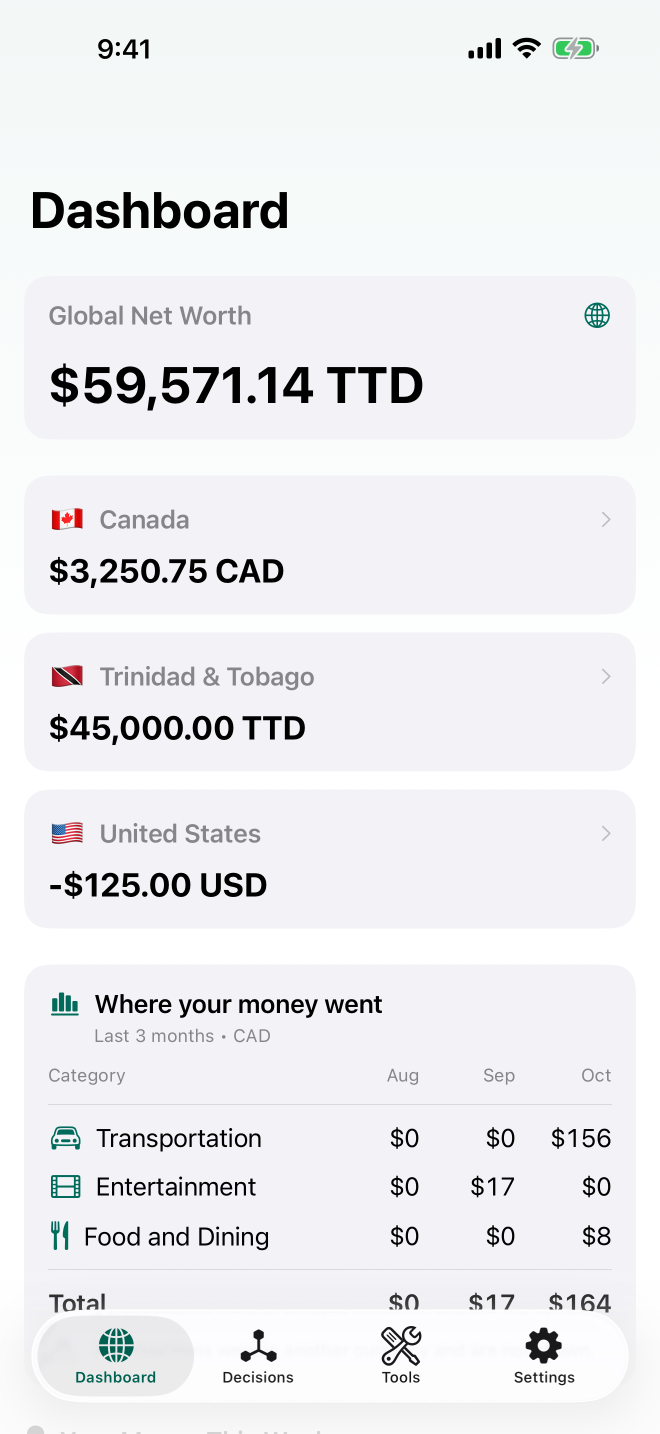
#> input picture App_Store/Screenshots/raw/01-dashboard.png, 1320 x 2868 px (shown at 1/2 size)
$ python make_creative_assets.py
#> lines starting #> are read from the running program, lines starting #| are printed output that depends on the picture; after the words box and inside, x2 and y2 are one past the last pixel; in counts of white or black regions, pixels touching at a corner belong together
#!/usr/bin/env python3
"""Builds NomadFi's App Store creative assets.

    header.png          3840 x 1646  Product page header
    search-results.png  3840 x 2560  Search results asset

Layout follows Apple's official templates (developer.apple.com/app-store/
asset-best-practices): everything that must be seen sits inside the "Art
Safe Area" each template marks; the rest is atmosphere that devices may
crop and the App Store may overlay.

    Header art safe area:          x 1097-2743, y  493-1154
    Search results art safe area:  x  836-3004, y  765-1795

The mark is composited from the app icon's Icon Composer source; the
country cards are cut from the real Dashboard capture in
../Screenshots/raw. Output is opaque RGB PNG.

Run from this folder:  python3 make_creative_assets.py   (needs Pillow)
"""

import math
from pathlib import Path

from PIL import Image, ImageDraw, ImageFilter, ImageFont

HERE = Path(__file__).parent
ROOT = HERE.parents[1]
ICON_LAYERS = ROOT / "NomadFi/NomadFi/NomadFi.icon/Assets"
DASHBOARD = HERE.parent / "Screenshots/raw/01-dashboard.png"

SERIF = "/System/Library/Fonts/NewYork.ttf"
SANS = "/System/Library/Fonts/SFNS.ttf"

# Brand palette.
DEEP = (0x06, 0x11, 0x0F)       # near black
GLOW = (0x0B, 0x5C, 0x4F)       # brand teal, deepened
LINE = (0x33, 0xD4, 0xB5)       # BrandSecondary (dark)
WHITE = (0xFF, 0xFF, 0xFF)
SUBTITLE = (0x33, 0xD4, 0xB5)   # 7.3:1 on the deep field

HEADER_SIZE = (3840, 1646)
HEADER_SAFE = (1097, 493, 2743, 1154)
SEARCH_SIZE = (3840, 2560)
SEARCH_SAFE = (836, 765, 3004, 1795)

# The three Dashboard country cards in the 1320 x 2868 capture.
CARD_BOUNDS = [(48, 951, 1272, 1229), (48, 1265, 1272, 1543), (48, 1579, 1272, 1857)]
CARD_RADIUS = 48  # RadiusTokens.card (16pt) at 3x


def font(path: str, size: int, weight: str | None = None) -> ImageFont.FreeTypeFont:
    face = ImageFont.truetype(path, size)
    if weight:
        face.set_variation_by_name(weight)
    return face


def field(size: tuple[int, int]) -> Image.Image:
    """The deep brand field: a soft teal glow over near black, and a
    faint wireframe globe that runs off every edge."""
#> called with size = (3840, 1646)
    width, height = size
    canvas = Image.new("RGB", size, DEEP)

    glow = Image.new("L", size, 0)
#> glow: PIL image 3840x1646 L; every value is 0
    ImageDraw.Draw(glow).ellipse(
        [width * 0.18, height * 0.05, width * 0.82, height * 0.95], fill=255
    )
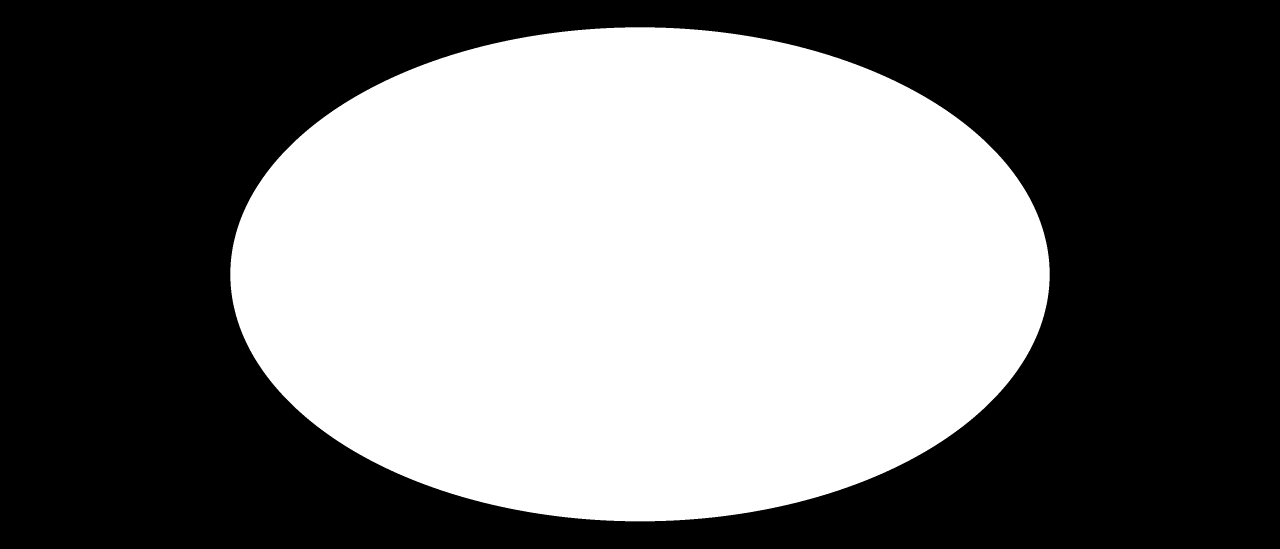
#> glow: PIL image 3840x1646 L (shown at 1/3 size); 45.3% white; 1 white region, box (x1, y1, x2, y2) and area: (691, 82, 3149, 1564) 2860784
    glow = glow.filter(ImageFilter.GaussianBlur(min(size) * 0.28))
    canvas = Image.composite(Image.new("RGB", size, GLOW), canvas, glow)

    lines = Image.new("RGBA", size, (0, 0, 0, 0))
#> lines: PIL image 3840x1646 RGBA; every value is 0
    draw = ImageDraw.Draw(lines)
    cx, cy = width / 2, height / 2
    radius = max(size) * 0.42
    stroke = max(3, round(min(size) / 400))
    color = (*LINE, 34)
    draw.ellipse([cx - radius, cy - radius, cx + radius, cy + radius], outline=color, width=stroke)
    for step in range(1, 6):  # meridians
        half = radius * math.cos(step * math.pi / 12)
        draw.ellipse([cx - half, cy - radius, cx + half, cy + radius], outline=color, width=stroke)
    for step in range(-4, 5):  # parallels
        y = cy + radius * math.sin(step * math.pi / 10)
        half = math.sqrt(max(radius**2 - (y - cy) ** 2, 0))
        draw.line([(cx - half, y), (cx + half, y)], fill=color, width=stroke)
    canvas.paste(lines, (0, 0), lines)
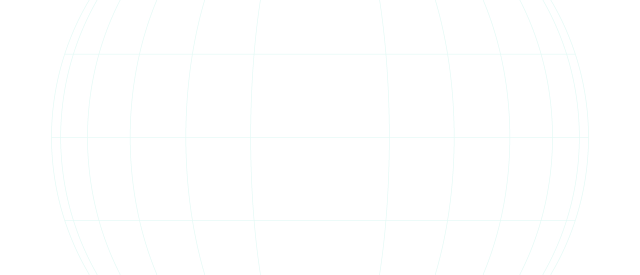
#> lines: PIL image 3840x1646 RGBA (shown at 1/6 size); mean R, G, B, A 0.9, 3.9, 3.4, 0.6; transparent parts drawn white
    return canvas


def mark(size: int) -> Image.Image:
    """The white globe-and-compass from the app icon, without its tile."""
#> called with size = 330
    glyph = Image.new("RGBA", (1024, 1024), (0, 0, 0, 0))
#> glyph: PIL image 1024x1024 RGBA; every value is 0
    for layer in sorted(ICON_LAYERS.glob("*.png")):
        glyph.alpha_composite(Image.open(layer).convert("RGBA"))
    glyph = glyph.crop(glyph.getbbox())
    glyph.thumbnail((size, size), Image.LANCZOS)
#> glyph: PIL image 330x330 RGBA; every value is 0
    return glyph


def centered_text(draw, text, face, center_x, top, fill) -> int:
    draw.text((center_x, top), text, font=face, fill=fill, anchor="mt")
    box = draw.textbbox((center_x, top), text, font=face, anchor="mt")
    return box[3]


def rounded(image: Image.Image, radius: int) -> Image.Image:
    mask = Image.new("L", image.size, 0)
    ImageDraw.Draw(mask).rounded_rectangle([(0, 0), image.size], radius=radius, fill=255)
    out = image.convert("RGBA")
    out.putalpha(mask)
    return out


def header() -> Image.Image:
    canvas = field(HEADER_SIZE)
    left, top, right, bottom = HEADER_SAFE
    center_x = (left + right) / 2

    glyph = mark(330)
    glyph_top = top + 30
    canvas.paste(glyph, (round(center_x - glyph.width / 2), glyph_top), glyph)

    draw = ImageDraw.Draw(canvas)
    slogan_bottom = centered_text(
        draw, "Wealth without borders.", font(SERIF, 104), center_x, glyph_top + glyph.height + 70, WHITE
    )
#> slogan_bottom = 1003
    assert slogan_bottom <= bottom, "slogan leaves the header safe area"
    return canvas


def search_results() -> Image.Image:
    canvas = field(SEARCH_SIZE)
#> call 2 of field, with size = (3840, 2560)
#> in field (call 2), `width, height = size`: width = 3840; height = 2560
#> in field (call 2), `glow = glow.filter(ImageFilter.GaussianBlur(min(size) * 0.28))`:
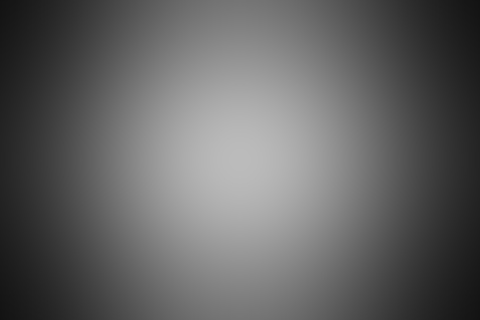
#> glow: PIL image 3840x2560 L (shown at 1/8 size); min 18, max 187, mean 98.7
#> in field (call 2), `cx, cy = width / 2, height / 2`: cx = 1920; cy = 1280
#> the loop in field (call 2), `for step in range(-4, 5):` made 9 passes
#> (y, half) on passes 1 to 8: (-253.9, 498.4), (-24.78, 948), (332, 1304.8), (781.6, 1533.9), (1280, 1612.8), (1778.4, 1533.9), (2228, 1304.8), (2584.8, 948)
#> in field (call 2), `canvas.paste(lines, (0, 0), lines)`:
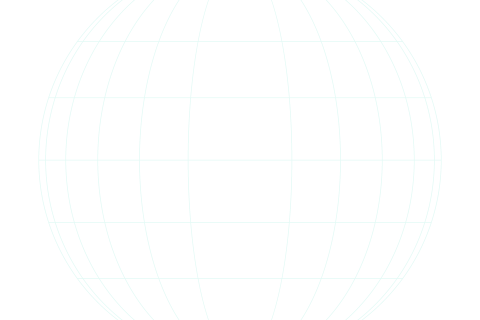
#> lines: PIL image 3840x2560 RGBA (shown at 1/8 size); mean R, G, B, A 1.5, 6.1, 5.2, 1; transparent parts drawn white
    left, top, right, bottom = SEARCH_SAFE

    # Real country cards, at their captured resolution, stacked on the right.
    capture = Image.open(DASHBOARD).convert("RGB")
#> capture is the input picture: PIL image 1320x2868 RGB; mean R, G, B 235.8, 236.8, 239.6
    cards = [rounded(capture.crop(box), CARD_RADIUS) for box in CARD_BOUNDS]
#> call 3 of rounded, with radius = 48
#> in rounded (call 3), `out = image.convert("RGBA")`:
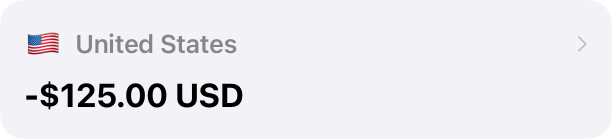
#> out: PIL image 1224x278 RGBA (shown at 1/2 size); mean R, G, B, A 234, 233.6, 238.6, 255
#> cards = 3 items
    gap = 34
    stack_height = sum(card.height for card in cards) + gap * (len(cards) - 1)
#> stack_height = 902
    card_x = right - cards[0].width
    y = top + (bottom - top - stack_height) // 2
#> y = 829

    shadow = Image.new("L", SEARCH_SIZE, 0)
    shadow_draw = ImageDraw.Draw(shadow)
    for card in cards:
        shadow_draw.rounded_rectangle(
            [card_x, y + 24, card_x + card.width, y + 24 + card.height], radius=CARD_RADIUS, fill=150
        )
        y += card.height + gap
#> this loop made 3 passes
#> y on passes 1 to 3: 1141, 1453, 1765
#> after the loop, y = 1765
    shadow = shadow.filter(ImageFilter.GaussianBlur(40))
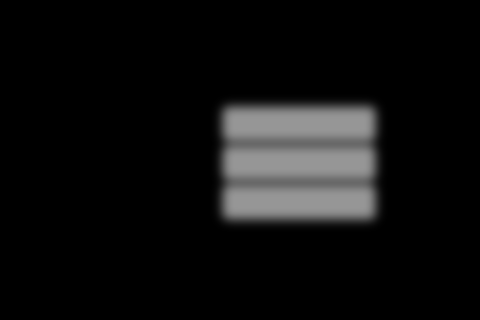
#> shadow: PIL image 3840x2560 L (shown at 1/8 size); min 0, max 150, mean 15.6
    canvas = Image.composite(Image.new("RGB", SEARCH_SIZE, DEEP), canvas, shadow)

    y = top + (bottom - top - stack_height) // 2
#> y = 829
    for card in cards:
        canvas.paste(card, (card_x, y), card)
        y += card.height + gap
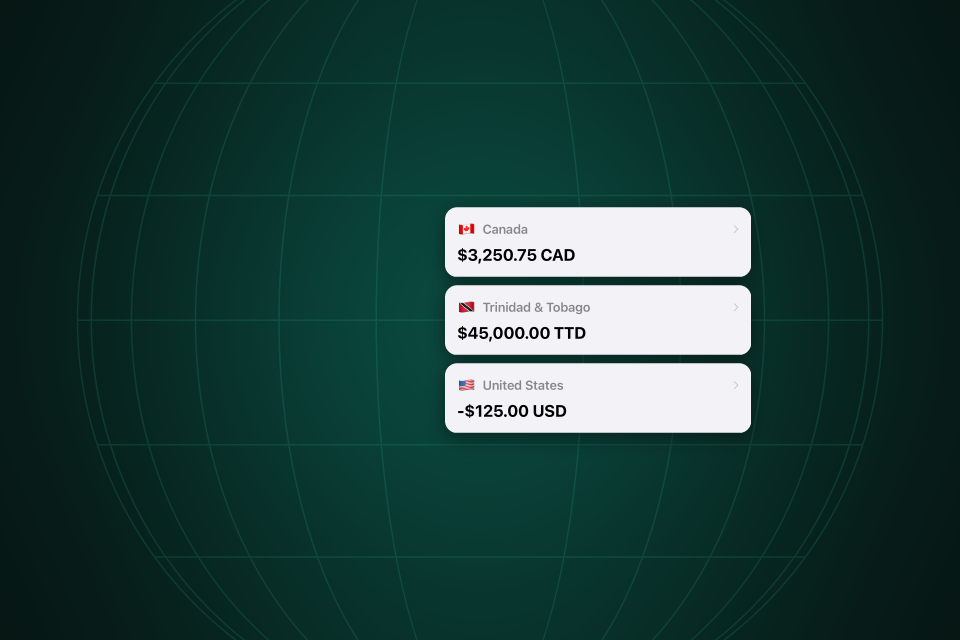
#> canvas: PIL image 3840x2560 RGB (shown at 1/4 size); mean R, G, B 31.3, 63.8, 58.9
#> after the loop, y = 1765

    # Headline on the left, vertically centred in the safe area.
    draw = ImageDraw.Draw(canvas)
    title = font(SANS, 132, "Bold")
    subtitle = font(SANS, 58, "Regular")
    line_height = 150
    lines = ["Every country.", "One net worth."]
    block_height = line_height * len(lines) + 48 + 70
    text_top = top + (bottom - top - block_height) // 2
    for index, line in enumerate(lines):
        draw.text((left, text_top + index * line_height), line, font=title, fill=WHITE)
    draw.text(
        (left, text_top + line_height * len(lines) + 48),
        "Every account, in every currency.", font=subtitle, fill=SUBTITLE,
    )
    widest = max(draw.textlength(line, font=title) for line in lines)
    assert left + widest < card_x - 60, "headline runs into the cards"
    return canvas


def main() -> None:
    for name, image in (("header.png", header()), ("search-results.png", search_results())):
        image.convert("RGB").save(HERE / name, optimize=True)
        print(name, image.size)


if __name__ == "__main__":
#> (the run stopped early here; a loop or call above may not have finished)
